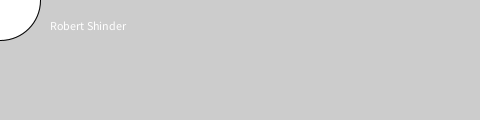
Frame 1 (no input)
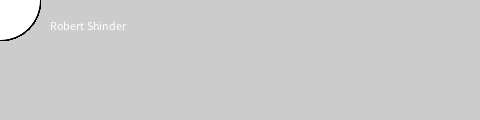
Frame 60 (the mouse pressed at the canvas centre just before this capture)
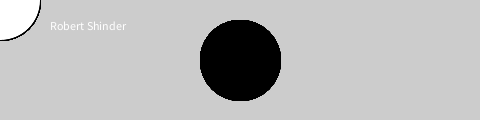
Frame 120 (the mouse held since frame 60 and released just before this capture)

The Processing sketch that drew these frames (run headless with seeded random() and noise(); from frame 60 on, the mouse is pressed at the canvas centre):

// Processing sketch: processing_79012
// ── processing_79012.pde

void setup() {
  size(480, 120);
  smooth ();
  text ("Robert Shinder", 50, 30);
  fill(0, 102, 153, 51);
}
void draw() {
  if (mousePressed) {
    fill(0);
  } else {
    fill(255);
  }
  ellipse(mouseX, mouseY, 80, 80);
}
